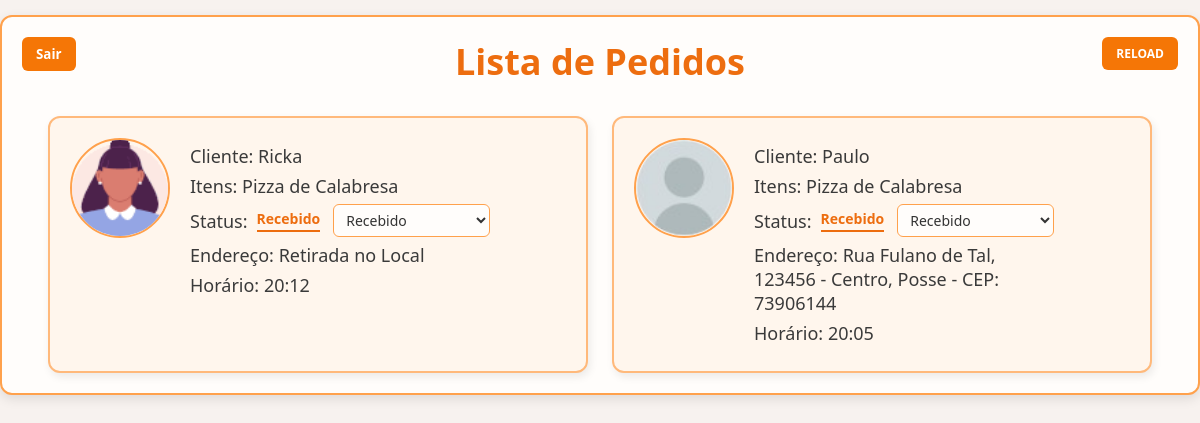
The app's page /Pages/Cozinha.php with its own data.
### tables this page shows
CREATE TABLE `pedidos` (
  `id_pedido` int(11) NOT NULL AUTO_INCREMENT,
  `nome_cliente` varchar(100) NOT NULL,
  `tipo_pedido` varchar(100) NOT NULL,
  `status_pedido` varchar(100) NOT NULL,
  `data_pedido` datetime NOT NULL,
  `valor_total` double NOT NULL,
  `id_cliente` int(11) DEFAULT NULL,
  `nota` int(11) DEFAULT NULL,
  `comentario` text DEFAULT NULL,
  PRIMARY KEY (`id_pedido`),
  KEY `id_cliente` (`id_cliente`),
  CONSTRAINT `pedidos_ibfk_1` FOREIGN KEY (`id_cliente`) REFERENCES `clientes` (`id_cliente`)
);

CREATE TABLE `clientes` (
  `id_cliente` int(11) NOT NULL AUTO_INCREMENT,
  `nome` varchar(100) NOT NULL,
  `email` varchar(150) NOT NULL,
  `senha` varbinary(128) NOT NULL,
  `telefone` varchar(20) DEFAULT NULL,
  `avatar` varchar(100) DEFAULT NULL,
  PRIMARY KEY (`id_cliente`),
  UNIQUE KEY `email` (`email`)
);

### Pages/Cozinha.php (the view, shortened to what this page needs)
<?php
include_once '../System/db.php';
$sql = "
    SELECT
        p.id_pedido, p.nome_cliente, p.status_pedido, p.data_pedido, c.avatar,
        e.rua, e.numero, e.setor, e.cidade, e.cep, e.complemento,
        GROUP_CONCAT(prod.nome SEPARATOR ', ') AS itens
    FROM pedidos p
    INNER JOIN clientes c ON c.id_cliente = p.id_cliente
    LEFT JOIN enderecos e ON e.id_pedido = p.id_pedido
    INNER JOIN itens_pedido i ON i.id_pedido = p.id_pedido
    INNER JOIN produtos prod ON prod.id_produto = i.id_produto
    WHERE p.status_pedido != 'Cancelado'
    GROUP BY p.id_pedido
    ORDER BY p.data_pedido DESC
";
$stmt = $pdo->prepare($sql);
$stmt->execute();
$pedidos = $stmt->fetchAll(PDO::FETCH_ASSOC);
?>
<!DOCTYPE html>
<html lang="pt-br">
<head>
    <link rel="stylesheet" href="../CSS/cozinha.css" />
</head>
<body>
<section id="lista-pedido">
    <button id="sair" onclick="window.location.href='adm-cozinha.php'">Sair</button>
    <h1>Lista de Pedidos</h1>
    <button id="reload" onclick="location.reload()">RELOAD</button>
    <div class="container-pedidos">
        <?php foreach ($pedidos as $pedido): ?>
            <?php
                $temEndereco = !empty($pedido['rua']);
                $statusAtual = $pedido['status_pedido'];
                $mapaStatusExibicao = [
                    'Recebido' => 'Recebido',
                    'Em Preparo' => 'Em Preparo',
                    'Enviado' => $temEndereco ? 'Enviado' : 'Aguardando Retirada',
                    'Entregue' => $temEndereco ? 'Entregue' : 'Retirado',
                ];
                $statusExibicao = $mapaStatusExibicao[$statusAtual] ?? $statusAtual;
            ?>
            <div class="pedido">
                <div class="avatar">
                    <img src="<?= htmlspecialchars($pedido['avatar'] ?? '../IMG/Profile/Default.png') ?>" alt="Avatar" />
                </div>
                <div class="pedido-info">
                    <p>Cliente: <?= htmlspecialchars($pedido['nome_cliente']) ?></p>
                    <p>Itens: <?= htmlspecialchars($pedido['itens']) ?></p>
                    <p class="select-status">
                        Status:
                        <span class="status-destaque"><?= htmlspecialchars($statusExibicao) ?></span>
                        <select class="select" onchange="atualizarStatus(this, <?= (int)$pedido['id_pedido'] ?>)">
                            <option value="Recebido" <?= $statusAtual === 'Recebido' ? 'selected' : '' ?>>Recebido</option>
                        </select>
                    </p>
                    <p>
                        Endereço:
                        <?= $temEndereco
                            ? htmlspecialchars("{$pedido['rua']}, {$pedido['numero']} - {$pedido['setor']}, {$pedido['cidade']} - CEP: {$pedido['cep']}")
                            : 'Retirada no Local'
                        ?>
                    </p>
                    <p>Horário: <?= date('H:i', strtotime($pedido['data_pedido'])) ?></p>
                </div>
            </div>
        <?php endforeach; ?>
    </div>
</section>
</body>
</html>

### CSS/cozinha.css (style rules this page uses)
* { padding: 0; margin: 0; box-sizing: border-box; font-family: 'Segoe UI', Tahoma, Geneva, Verdana, sans-serif; }
body { background-color: #f7f2ef; }
#lista-pedido { width: 100%; max-width: 1200px; min-height: 330px; margin: 15px auto 0 auto; background-color: #fffdfb; border: 2px solid #ffa14c; padding: 20px 40px 20px 40px; box-shadow: 0 4px 12px rgba(0, 0, 0, 0.1); border-radius: 12px; position: relative; }
#lista-pedido h1 { text-align: center; font-size: 36px; color: #ed6d0f; margin-bottom: 30px; }
#sair, #reload { position: absolute; top: 20px; padding: 8px 14px; border: none; border-radius: 6px; background-color: #f57606; color: white; font-weight: bold; cursor: pointer; transition: background-color 0.3s ease; }
#sair { left: 20px; }
#reload { right: 20px; font-size: 12px; }
.container-pedidos { display: flex; flex-wrap: wrap; gap: 24px; justify-content: center; }
.pedido { display: flex; gap: 20px; width: 100%; max-width: 540px; background-color: #fff6ed; border: 2px solid #ffb97b; border-radius: 12px; padding: 20px; box-shadow: 2px 4px 8px rgba(0, 0, 0, 0.08); transition: transform 0.2s ease, box-shadow 0.2s ease; }
.avatar { flex-shrink: 0; }
.avatar img { width: 100px; height: 100px; border-radius: 50%; border: 2px solid #ffa14c; object-fit: cover; }
.pedido-info { flex: 1; max-width: 300px; word-wrap: break-word; }
.pedido p { font-size: 18px; color: #3a3a3a; margin: 6px 0; }
.select-status { display: flex; align-items: center; margin: 6px 0; gap: 5px; }
.status-destaque { font-weight: bold; font-size: 14px; color: #ed6d0f; border-bottom: 2px solid #ed6d0f; padding-bottom: 2px; margin: 0 8px 0 4px; white-space: nowrap; }
.select { max-width: 160px; min-width: 110px; width: 100%; padding: 5px 8px; font-size: 14px; border: 1px solid #ffa14c; border-radius: 6px; background-color: #fffdfb; color: #333; appearance: auto; cursor: pointer; white-space: nowrap; overflow: hidden; text-overflow: ellipsis; }

### records on screen
pedidos: id_cliente.avatar (picture), nome_cliente "Ricka", itens "Pizza de Calabresa", status_pedido "Recebido", status_pedido+id_pedido "Recebido", shows "Retirada no Local", data_pedido "20:12"
pedidos: shows a picture, nome_cliente "Paulo", itens "Pizza de Calabresa", status_pedido "Recebido", status_pedido+id_pedido "Recebido", cep "Rua Fulano de Tal, 123456 - Centro, Posse - CEP: 73906144", data_pedido "20:05"
